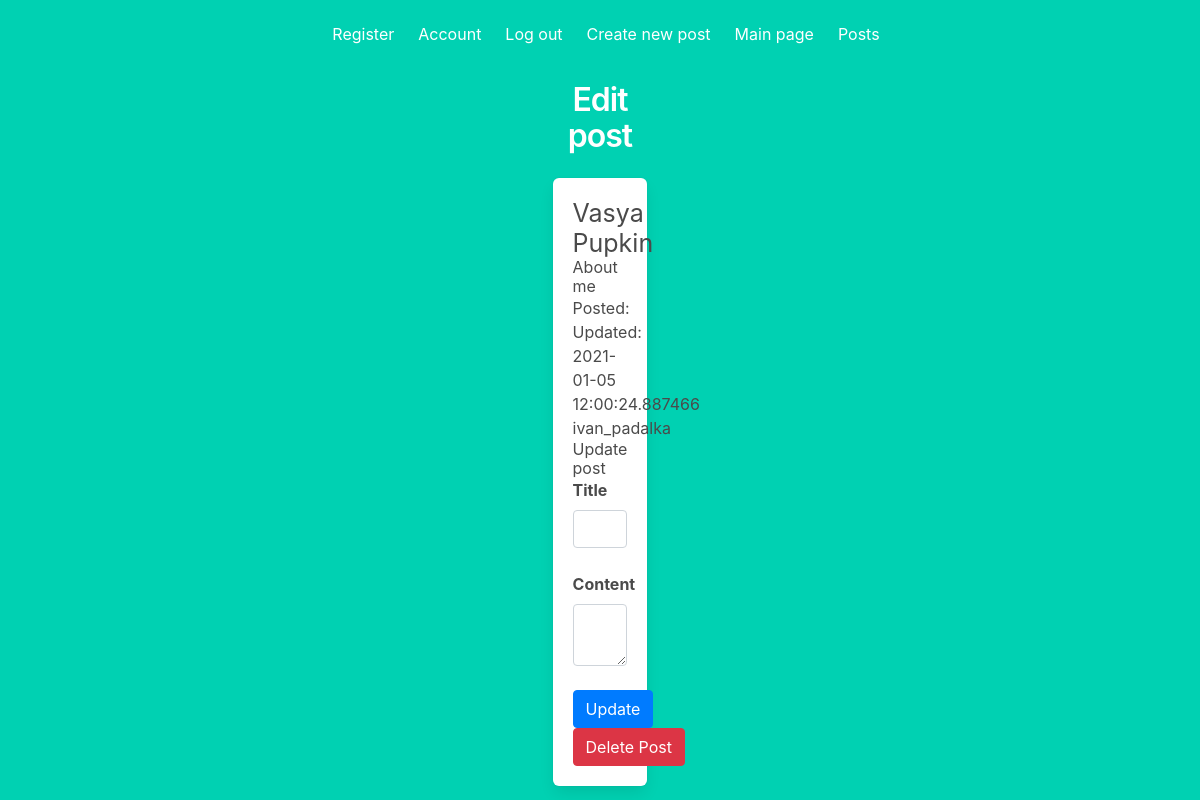
The page /post/4 (signed in) on the database its author committed.
### app/models.py (models this page shows, shortened)
class Post(db.Model):
    id = db.Column(db.Integer, primary_key=True)
    title = db.Column(db.String(100))
    body = db.Column(db.String(140))
    timestamp = db.Column(db.DateTime, index=True, default=dt.utcnow)
    updatetime = db.Column(db.DateTime, default=dt.utcnow)
    user_id = db.Column(db.Integer, db.ForeignKey('user.id'))

class User(db.Model, UserMixin):
    id = db.Column(db.Integer, primary_key=True)
    username = db.Column(db.String(64), index=True, unique=True)
    email = db.Column(db.String(120), index=True, unique=True)
    password_hash = db.Column(db.String(128))
    posts = db.relationship('Post', backref='author', lazy='dynamic')
    image_file = db.Column(db.String(20), nullable=False, default='default.jpg')
    about_me = db.Column(db.String(140))
    last_seen = db.Column(db.DateTime, default=dt.utcnow)
    admin = db.Column(db.Boolean, default=False)

### app/blueprints/post/views.py (the view, shortened to what this page needs)
@post_blueprint.route('/post/<int:post_id>', methods=['GET', 'POST'])
@login_required
def post(post_id):
    post = Post.query.filter_by(id=post_id).first()
    form = UpdatePostForm()
    if current_user.username != post.author.username:
        flash("Its not your post", category="eror")
        return redirect(url_for('posts.posts'))
    elif "delete" in request.form:
        db.session.delete(post)
        db.session.commit()
        flash("Post deleted", category="eror")
        return redirect(url_for('posts.posts'))
    return render_template('post/post.html', post=post, form=form)

### app/forms.py
class UpdatePostForm(FlaskForm):
    title = StringField('Title', validators=[DataRequired()])
    body = TextAreaField('Content', validators=[DataRequired()])
    submit = SubmitField('Update')
    submit2 = SubmitField('Delate Post')

### app/models.py (called while the page is built)
@login.user_loader
def load_user(id):
    return User.query.get(int(id))

### app/blueprints/post/templates/post/post.html (shortened to what this page needs)
{% extends "layout.html" %}
{% block content %}
<div class="column is-4 is-offset-4">
    <h3 class="title">Edit post</h3>
    <div class="box">
           <h1 style="font-size: 25px;" >{{post.title}}</h1>
           <h5 style="text-align: left;">{{post.body}}</h5>
           <inline><p style="text-align: left;"> Posted: </p></inline>
           <inline><p style="text-align: left;">Updated: {{post.updatetime}}</p></inline>
           <inline><p style="text-align: left;"> {{post.author.username}} </p></inline>
          <h4> Update post </h4>
          {% from "_render_field.html" import render_field %}
            <form action="{{url_for('posts.post', post_id=post.id)}}" method="post" novalidate>
                {{ render_field(form.title) }}
                {{ render_field(form.body) }}
                <p>{{ form.submit(class='btn btn-primary') }}</p>
                <form action="{{url_for('posts.post', post_id=post.id)}}" method="post" novalidate>
                    <input class="btn btn-danger" type="submit" name="delete" value="Delete Post">
                </form>
            </form>
    </div>
</div>
{% endblock %}

### app/static/css/main.css (style rules this page uses)
body { margin: 0; padding: 0; font-family: "Helvetica Neue", Helvetica, Arial, sans-serif; color: #444; }
h3 { font-size: 1.7em; font-weight: 100; margin-top: 30px; text-align: center; letter-spacing: -1px; color: #999; }

### rows shown on the page
Post: title "Vasya Pupkin", body "About me", updatetime "2021-01-05 12:00:24.887466"
User: author.username "ivan_padalka"

### other values the page prints
{{ field.label }} "Title Content"
